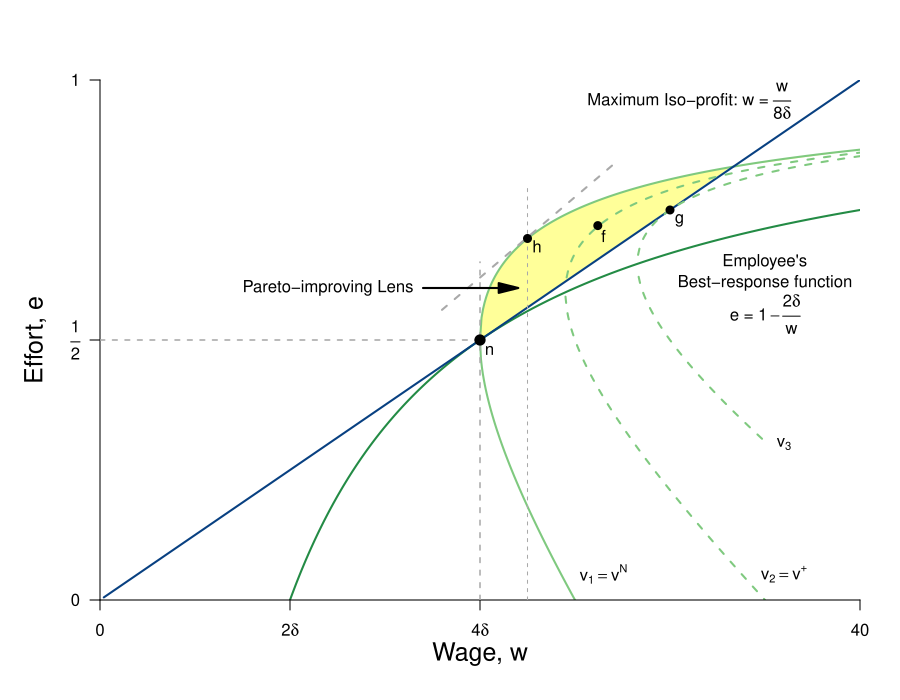

Write the R code that produced this figure.
require(ggplot2)
require(shape)
pdf(file = "employment/employment_fig3_nolabel.pdf", width = 9, height = 7)

#Set parameters for graphics
axislabelsize <- 1.5
graphlinewidth <- 2
segmentlinewidth <- 1.5

COL <- c("#7fc97f", "#beaed4", "#fdc086", "#ffff99", "#386cb0", "#f0027f", "#bf5b17", "#666666")
COLA <- c("#99d8c9","#66c2a4","#41ae76", "#238b45", "#005824")
COLB <- c("#4eb3d3", "#2b8cbe", "#0868ac","#084081")

brfFn <- function(w, delta = 5) {
  1 - (2 * delta) /w
}

isovhigh <- function(w, delta = 5, v = 20){
  (sqrt(w^2 - 4 * delta * v) - w + 2*v)/( 2 * v )
}

isovlow <- function(w, delta = 5, v = 20){
  (-sqrt(w^2 - 4 * delta * v) - w + 2*v)/( 2 * v )
}


isovhigh1 <- function(w, delta = 5, v = 30){
  (sqrt(w^2 - 4 * delta * v) - w + 2*v)/( 2 * v )
}

isovlow1 <- function(w, delta = 5, v = 30){
  (-sqrt(w^2 - 4 * delta * v) - w + 2*v)/( 2 * v )
}

solowCondition <- function(w, delta = 5){
  (w*(1/(8*delta)))
}

#This is evaluated for p = 12; q = 12/(8*sqrt(12^2 - 4*delta1*v1)) - 1/8 for the slope
#At p = 12; q = (-sqrt(12^2 - 4*v1*delta1) - 12 + 2*v1)/(2*v1) = 0.799
tangencyLine <- function(w){
  (w*(0.031))
}


#COL <- c("#1B9E77", "#D95F02", "#7570B3", "#E7298A", "#66A61E", "#E6AB02", "#A6761D", "#666666")
#COL <- c("#a6cee3", "#1f78b4", "#b2df8a", "#33a02c", "#fb9a99", "#e31a1c", "#fdbf6f", "#ff7f00")
COL <- c("#7fc97f", "#beaed4", "#fdc086", "#ffff99", "#386cb0")
#COL <- c("#fbb4ae", "#b3cde3", "#ccebc5", "#decbe4", "#fed9a6", "#ffffcc", "#e5d8bd", "#fddaec")
par(mar =  c(5, 5, 4, 2))
xlims <- c(0, 40)
ylims <- c(0, 1)


plot(0, 0, xlim = xlims, ylim = ylims, type = "n",
     xlab = expression(paste("Wage, ", w)),
     ylab = expression(paste("Effort, ", e)),
     xaxt = "n", 
     yaxt = "n", 
     cex.lab = axislabelsize, 
     line = 2.5,
     bty = "n", 
     xaxs="i", 
     yaxs="i")

npts <- 500 
npts2 <- 501
#Specify the sequences of points for graphing. 
xx1 <- seq(10, xlims[2], length.out = npts)
xx2 <- seq(xlims[1] + 0.2, xlims[2], length.out = npts)
xx3 <- seq(xlims[1], xlims[2], length.out = npts2)
xx4 <- seq(xlims[1], 25, length.out = npts2)
xx5 <- seq(xlims[1], xlims[2], length.out = npts2)
xx6 <- seq(xlims[1], 35, length.out = npts2)
yy1 <- isovhigh(xx3, delta = 5, v = 20)
xx7 <- seq(18, 27, length.out = npts)

#Below, note I have gone to number 416 because at that observation we can 
#find the closest outcome to the intersection of the curves. Serves fine 
#for the relevant polygon
#Draw the shaded area of the Pareto-improving lens
#For the polygon need the intersection of v and iso-profit
#(2p - 40)^2 = p^2 - 400
#4p^2 - 160p + 1600 = p^2 - 400
#3p^2 - 160p + 2000 = 0
#p = 20 or p = 100/3 = 33.3 
# => q = (1/40)*33.3 = 0.8325
polygon(c(xx3, xx3[416]), c(yy1, yy1[416]), col=COL[4], density=NULL, border = NA)

#Draw the lines for the graphs
lines(xx1, brfFn(xx1), col = COLA[4], lwd = graphlinewidth)
lines(xx3, isovhigh(xx3, v = 20, delta = 5), col = COL[1], lwd = graphlinewidth)
lines(xx4, isovlow(xx4, v = 20, delta = 5), col = COL[1], lwd = graphlinewidth)
lines(xx2, solowCondition(xx2, delta = 5), col = COLB[4], lwd = graphlinewidth)
lines(xx5, isovhigh1(xx5, v = 30, delta = 5), col = COL[1], lwd = 2, lty = 2)
lines(xx6, isovlow1(xx6, v = 30, delta = 5), col = COL[1], lwd = 2, lty = 2)
lines(xx5, isovhigh1(xx5, v = 40, delta = 5), col = COL[1], lwd = 2, lty = 2)
lines(xx6, isovlow1(xx6, v = 40, delta = 5), col = COL[1], lwd = 2, lty = 2)
lines(xx7, tangencyLine(xx7), col = "darkgrey", lwd = 2, lty = 2)

#Customize ticks and labels for the plot
ticksy <- c(0, 0.5, 1)
ylabels <- c(0, expression(paste(frac(1,2))), 1)
ticksx <- c(0, 10, 20, 40)
xlabels <- c(0, expression(paste(2*delta)), expression(paste(4*delta)), 40)
axis(1, at = ticksx, pos = 0, labels = xlabels)
axis(2, at = ticksy, pos = 0, labels = ylabels, las = 1)

#Annotation of the three graphs and the NE
text(31, 0.96, expression(paste("Maximum Iso-profit: ", w ," = ", frac(w, 8*delta))))
text(35, 0.65, expression(paste("Employee's")))
text(35, 0.61, expression(paste("Best-response function")))
text(35, 0.55, expression(paste("e = ", 1 - frac(2*delta, w))))
#text(26.5, 0.1, expression(paste("Iso-v curve")))
text(26.5, 0.05, expression(paste(v[1] == v^N)))
#text(36, 0.1, expression(paste("Iso-v curve")))
text(36, 0.05, expression(paste(v[2] == v^"+")))
# text(16, 0.52, expression(paste("Nash Equilibrium")))
text(20.5, 0.48, expression(n))
text(36, 0.3, expression(paste(v[3])))


#Lines for the coordinates of the Nash equilbrium
segments(20, 0, 20, 0.65, lty = 2, col = "darkgray", lwd = segmentlinewidth)
segments(0, 0.5, 20, 0.5, lty = 2, col = "darkgray", lwd = segmentlinewidth)

#Vertical segment 
segments(22.5, 0, 22.5, 0.8, lty = 2, col = "darkgray")
points(22.5, 0.6951941, pch = 16, col = "black", cex = 1.2)
text(23, 0.68, expression(h))

#Add a point for the NE
points(20, 0.5, pch = 16, col = "black", cex = 1.5)

#Add a point for f. referred to in the text
points(26.2, 0.72, pch = 16, col = "black", cex = 1.2)
text(26.5, 0.7, expression(f))


#Add a point for g. referred to in the text
points(30, 0.75, pch = 16, col = "black", cex = 1.2)
text(30.5, 0.73, expression(g))



#Arrow to Pareto-improving Lens
Arrows(17, 0.60, 21.5, 0.60, col = "black", lty = 1, lwd = 2, arr.type = "triangle")
text(12, 0.60, expression(paste("Pareto-improving Lens")))

dev.off()
